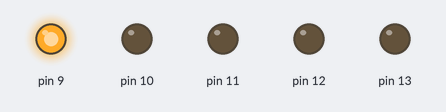
This sketch was run on a simulated Arduino Uno, built with avr-gcc and run on an emulated ATmega328P. On the bench: output pins drawn as LEDs (lit = HIGH).

Above: at 0.1 s.
At 0.9 s:
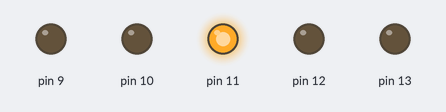
At 1.3 s:
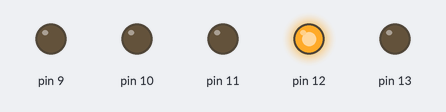
At 1.7 s:
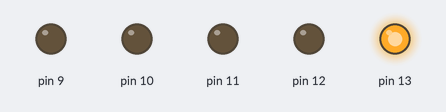
At 2.5 s:
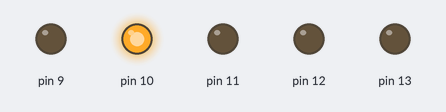
At 4.3 s:
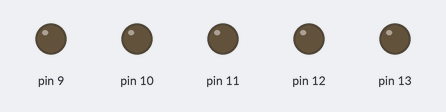
Timing chart, 0 to 4.6 s (numbered marks = the images above):
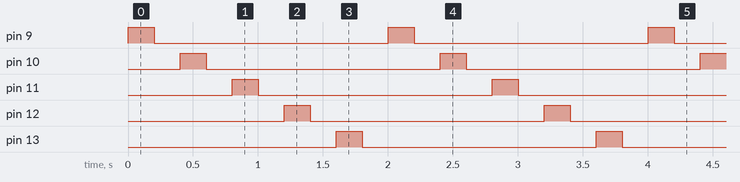

Measured:
- by itself, pin 9–13: alternates HIGH for 0.20 s and LOW for 1.8 s
- by itself, everything shown: repeats every 2.0 s, in 10 steps

The sketch:

Lauflicht.ino
```cpp
int zeit = 200;

void setup()
{
    for (int i = 9; i < 14; i++)
    {
        pinMode(i, OUTPUT);
    }
}

void loop()
{
    for (int i = 9; i < 14; i++)
    {
        digitalWrite(i, HIGH);
        delay(zeit);
        digitalWrite(i, LOW);
        delay(zeit);
    }
}
```
